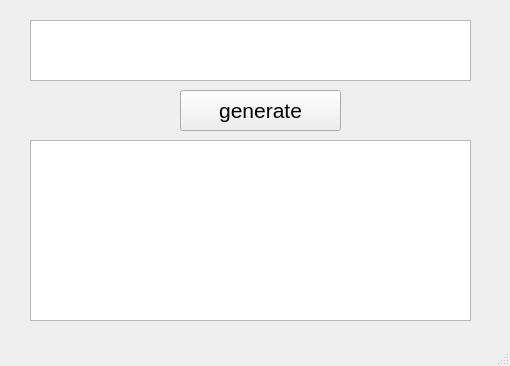
<?xml version="1.0" encoding="UTF-8"?>
<ui version="4.0">
 <class>MainWindow</class>
 <widget class="QMainWindow" name="MainWindow">
  <property name="geometry">
   <rect>
    <x>0</x>
    <y>0</y>
    <width>510</width>
    <height>366</height>
   </rect>
  </property>
  <property name="windowTitle">
   <string>MainWindow</string>
  </property>
  <widget class="QWidget" name="centralwidget">
   <widget class="QTextEdit" name="textEdit">
    <property name="geometry">
     <rect>
      <x>30</x>
      <y>20</y>
      <width>441</width>
      <height>61</height>
     </rect>
    </property>
   </widget>
   <widget class="QTextEdit" name="textEdit_2">
    <property name="geometry">
     <rect>
      <x>30</x>
      <y>140</y>
      <width>441</width>
      <height>181</height>
     </rect>
    </property>
    <property name="undoRedoEnabled">
     <bool>false</bool>
    </property>
    <property name="readOnly">
     <bool>true</bool>
    </property>
   </widget>
   <widget class="QPushButton" name="pushButton">
    <property name="geometry">
     <rect>
      <x>180</x>
      <y>90</y>
      <width>161</width>
      <height>41</height>
     </rect>
    </property>
    <property name="font">
     <font>
      <pointsize>16</pointsize>
     </font>
    </property>
    <property name="text">
     <string>generate</string>
    </property>
   </widget>
  </widget>
  <widget class="QMenuBar" name="menubar">
   <property name="geometry">
    <rect>
     <x>0</x>
     <y>0</y>
     <width>510</width>
     <height>20</height>
    </rect>
   </property>
  </widget>
  <widget class="QStatusBar" name="statusbar"/>
 </widget>
 <resources/>
 <connections/>
</ui>
